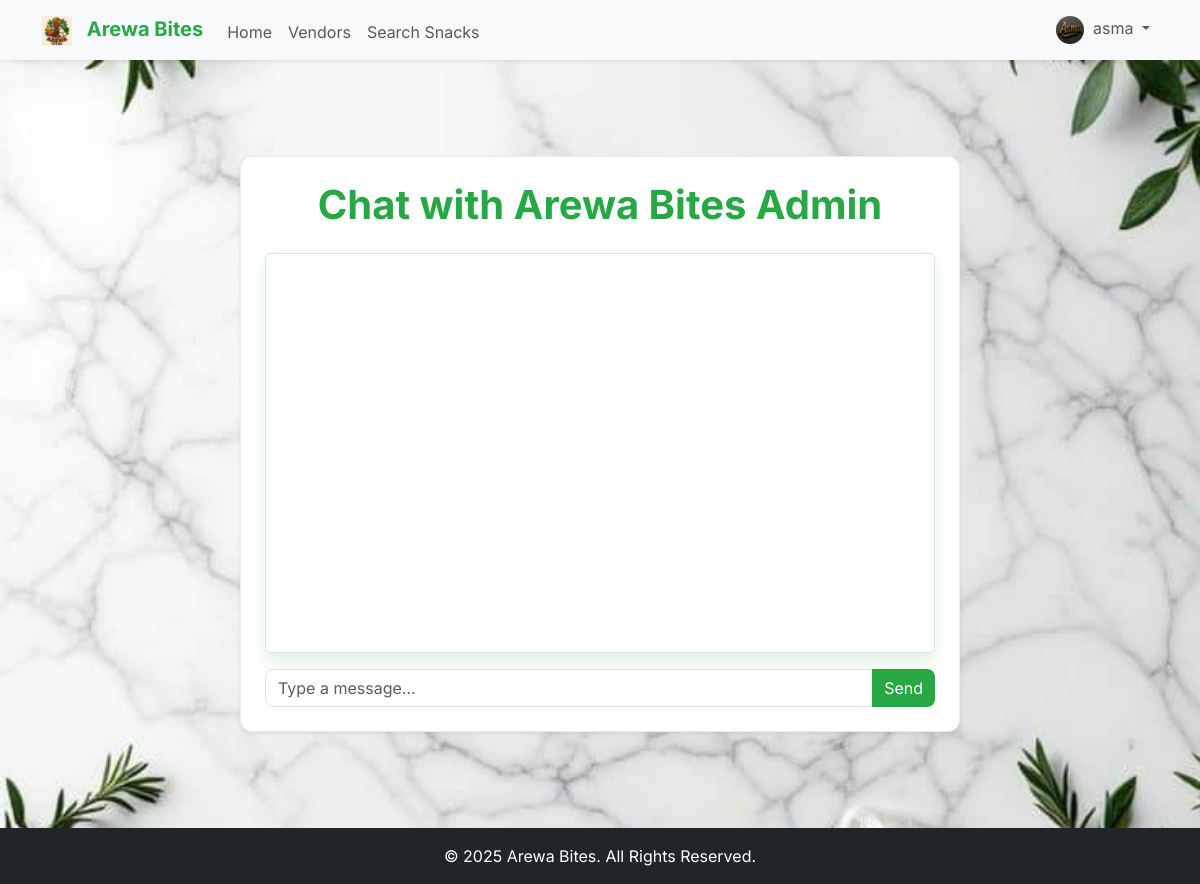
Page /chat/2 (signed in) on the committed database.
### app/models.py (models this page shows, shortened)
class Vendor(db.Model, UserMixin):
    id = db.Column(db.Integer, primary_key=True)
    business_name = db.Column(db.String(100), unique=True, nullable=False)
    contact_name = db.Column(db.String(100), nullable=False)
    whatsapp_number = db.Column(db.String(20), unique=True, nullable=False)
    location_zone = db.Column(db.String(100), nullable=False)
    state = db.Column(db.String(100), nullable=False)
    email = db.Column(db.String(120), unique=True, nullable=False)
    password = db.Column(db.String(200), nullable=False)
    logo_url = db.Column(db.String(200), nullable=False, default='logos/default.png')
    is_admin = db.Column(db.Boolean, default=False)
    is_verified = db.Column(db.Boolean, default=False)
    referral_code = db.Column(db.String(10), unique=True, nullable=False)
    referred_by = db.Column(db.Integer, db.ForeignKey('vendor.id'))
    snacks = db.relationship('Snack', backref='vendor', lazy=True, cascade="all, delete-orphan")
    referrals = db.relationship('Vendor', backref=db.backref('referrer', remote_side=[id]), lazy=True)

### app/routes.py (the view)
@main.route("/chat/<int:vendor_id>")
@vendor_only
def chat(vendor_id):
    vendor_to_chat_with = db.session.get(Vendor, vendor_id)
    if not vendor_to_chat_with:
        flash('Vendor not found.', 'danger')
        return redirect(url_for('main.home'))
    chat_history = []
    return render_template('chat.html', vendor_to_chat_with=vendor_to_chat_with, chat_history=chat_history)

### app/__init__.py (called while the page is built)
def create_app(config_class=Config):
    app = Flask(__name__)
    app.config.from_object(config_class)
    db.init_app(app)
    bcrypt.init_app(app)
    login_manager.init_app(app)
    csrf.init_app(app)
    migrate.init_app(app, db)
    socketio.init_app(app)
    @app.context_processor
    def inject_globals():
        current_vendor = None
        if 'vendor_id' in session:
            from app.models import Vendor
            current_vendor = db.session.get(Vendor, session.get('vendor_id'))
        return {
            'now': datetime.utcnow(),
            'current_vendor': current_vendor
        }
    from app.routes import main
    app.register_blueprint(main)
    return app

### app/routes.py (called while the page is built)
@login_manager.user_loader
def load_user(user_id):
    return db.session.get(Vendor, int(user_id))

def vendor_only(f):
    @wraps(f)
    def decorated_function(*args, **kwargs):
        if not session.get('vendor_id'):
            flash('Please log in to access this page.', 'danger')
            return redirect(url_for('main.login'))
        return f(*args, **kwargs)
    return decorated_function

@main.context_processor
def inject_globals():
    current_vendor = None
    if 'vendor_id' in session:
        current_vendor = db.session.get(Vendor, session.get('vendor_id'))
    return {
        'now': datetime.utcnow(),
        'current_vendor': current_vendor
    }

### app/templates/chat.html (shortened to what this page needs)
{% extends "base.html" %}
{% block content %}
<div class="container my-5">
    <div class="row justify-content-center">
        <div class="col-md-8">
            <div class="card p-4 shadow-sm arewa-card">
                <h1 class="text-center arewa-text-green mb-4 fw-bold">Chat with {{ vendor_to_chat_with.business_name }}</h1>
                <div id="chat-box" class="border rounded p-3 mb-3 arewa-card" style="height: 400px; overflow-y: scroll;">
                </div>
                <form id="send-message-form">
                    <div class="input-group">
                        <input type="text" id="message-input" class="form-control" placeholder="Type a message...">
                        <button class="btn btn-arewa-primary" type="submit">Send</button>
                    </div>
                </form>
            </div>
        </div>
    </div>
</div>
{% endblock %}

### app/templates/base.html (shortened to what this page needs)
<!DOCTYPE html>
<html lang="en">
<head>
    <link rel="stylesheet" href="{{ url_for('static', filename='css/bootstrap.min.css') }}">
    <link rel="stylesheet" href="https://cdnjs.cloudflare.com/ajax/libs/font-awesome/6.4.0/css/all.min.css" />
    <link rel="stylesheet" href="{{ url_for('static', filename='css/style.css') }}">
</head>
<body class="bg-light d-flex flex-column min-vh-100">
    <nav class="navbar navbar-expand-lg bg-light shadow-sm">
        <div class="container">
            <a class="navbar-brand fw-bold" href="{{ url_for('main.home') }}">
                <img src="{{ url_for('static', filename='logos/arewa_logo.png') }}" alt="Arewa Bites Logo" style="height: 30px; margin-right: 10px;"> <span class="arewa-text-green">Arewa Bites</span>
            </a>
            <div class="collapse navbar-collapse" id="navbarNav">
                <ul class="navbar-nav me-auto mb-2 mb-lg-0">
                    <li class="nav-item">
                        <a class="nav-link nav-link-item" href="{{ url_for('main.home') }}">Home</a>
                    </li>
                    <li class="nav-item">
                        <a class="nav-link nav-link-item" href="{{ url_for('main.list_vendors') }}">Vendors</a>
                    </li>
                    <li class="nav-item">
                        <a class="nav-link nav-link-item" href="{{ url_for('main.search_snacks') }}">Search Snacks</a>
                    </li>
                </ul>
                <ul class="navbar-nav">
                    {% if current_vendor %}
                        <li class="nav-item dropdown">
                            <a class="nav-link dropdown-toggle" href="#" id="navbarDropdown" role="button" data-bs-toggle="dropdown" aria-expanded="false">
                                <img src="{{ url_for('static', filename=current_vendor.logo_url) }}" class="rounded-circle me-1" alt="Logo" style="width: 28px; height: 28px; object-fit: cover;">
                                {{ current_vendor.business_name }}
                            </a>
                        </li>
                    {% endif %}
                </ul>
            </div>
        </div>
    </nav>
    <main class="container mt-5 flex-grow-1">
        {% block content %}{% endblock %}
    </main>
    <footer class="mt-5 py-3 bg-dark text-white text-center">
        <div class="container">
            <p class="mb-0">&copy; {{ now.year }} Arewa Bites. All Rights Reserved.</p>
        </div>
    </footer>
</body>
</html>

### app/static/css/style.css (style rules this page uses)
body { background-color: #F8F9FA; background-image: url("../images/traditional_food_pattern.png"); background-repeat: no-repeat; background-position: center center; background-size: cover; background-attachment: fixed; color: #343A40; font-family: 'Inter', sans-serif; font-size: 1rem; line-height: 1.5; }
.arewa-text-green { color: #28A745 !important; }
.arewa-card { background-color: #FFFFFF; border: 1px solid #E9ECEF; border-radius: 12px; box-shadow: 0 8px 16px rgba(40, 167, 69, 0.15); }
.form-control, .btn, .badge { border-radius: 8px; }
.btn-arewa-primary { background-color: #28A745; color: white; border: none; }
.nav-link-item { position: relative; padding-bottom: 5px; transition: color 0.3s ease-in-out; }
.nav-link-item::after { content: ''; position: absolute; width: 0; height: 2px; bottom: 0; left: 0; background-color: #28A745; transition: width 0.3s ease-in-out; }
h1.arewa-text-green { font-weight: bold; }
.navbar-brand img { height: 30px; margin-right: 10px; }

### rows in the picture
Vendor: logo_url (picture), business_name "asma"
Vendor: business_name "Arewa Bites Admin"
